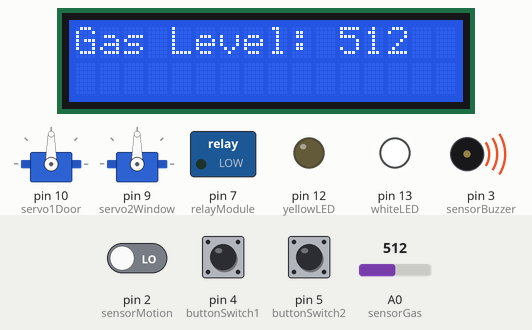
Bench run of a sketch on a simulated Arduino Uno, built with avr-gcc and run on an emulated ATmega328P. Parts: 16×2 character LCD, 2 × servo, switched loads named in the sketch (green lamp = pin HIGH), output pins drawn as LEDs (lit = HIGH), buzzer (waves = sounding). Inputs (shaded band) come from the test bench; at power-on: A0 (sensorGas) = 512, pin 2 (sensorMotion) LOW, pin 4 (buttonSwitch1) HIGH, pin 5 (buttonSwitch2) HIGH.

Above: at 7.2 s.
7.3 s: A0 (sensorGas) set to 360
At 9.2 s:
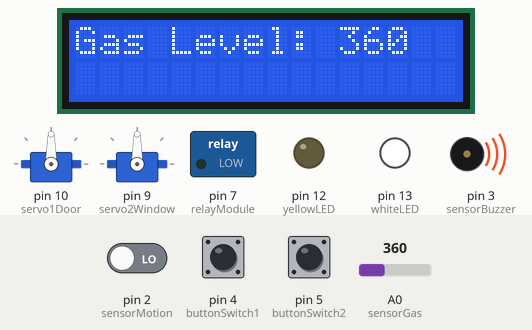
9.6 s: A0 (sensorGas) set to 340
At 12.3 s:
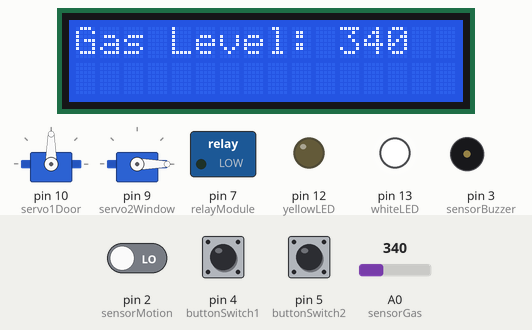
12.6 s: pin 2 (sensorMotion) driven HIGH
At 15.3 s:
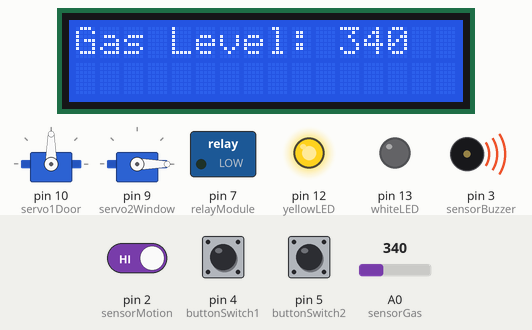
15.7 s: A0 (sensorGas) set to 511
At 18.0 s:
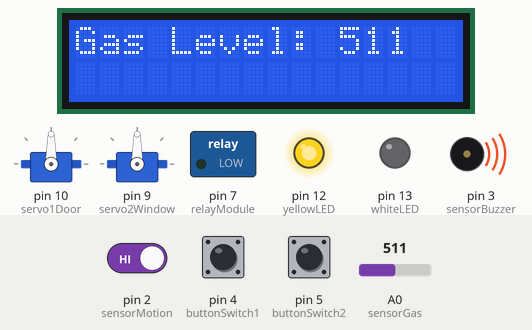
Timing chart, 0 to 19.5 s (numbered marks = the images above; inputs shaded):
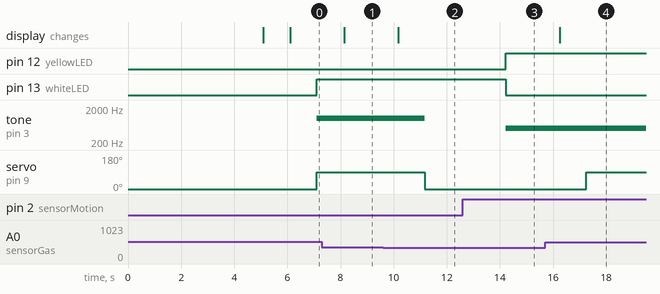

The sketch:

main.ino
```cpp
#include <Wire.h>
#include <Servo.h>
#include <LiquidCrystal_I2C.h>

LiquidCrystal_I2C lcd(0x27, 16, 2); //Location, columns, rows

Servo servo1Door; //Pin 10
Servo servo2Window; //Pin 9

//Analog
const int sensorGas = A0;

//Digital
const int sensorBuzzer = 3;
const int yellowLED = 12;
const int whiteLED = 13;
const int buttonSwitch1 = 4;
const int buttonSwitch2 = 5;
const int relayModule = 7;
const int sensorMotion = 2;
bool isWindowOpen = false;
bool isDoorOpen = false;

void setup() {
  Serial.begin(9600);
  lcd.init();
  lcd.backlight();
  lcd.setCursor(1, 0);
  lcd.print("Welcome, Guest!");
  lcd.setCursor(1, 1);      //setCursor() takes (column, row) NOT vice versa.
  lcd.print("System Prep...");
  delay(5000);
  lcd.clear();

  pinMode(sensorMotion, INPUT);
  pinMode(buttonSwitch1, INPUT_PULLUP);
  pinMode(buttonSwitch2, INPUT_PULLUP);

  pinMode(yellowLED, OUTPUT);
  pinMode(whiteLED, OUTPUT);
  pinMode(relayModule, OUTPUT);
  pinMode(sensorBuzzer, OUTPUT);

  servo1Door.attach(10);
  delay(1000);
  servo2Window.attach(9);

  servo2Window.write(0);
}

void loop(){
  //Get/read current state of all sensors
  int gasValue = analogRead(sensorGas);
  int pin4Butt = digitalRead(buttonSwitch1);
  int pin5Butt = digitalRead(buttonSwitch2);
  int motionSense = digitalRead(sensorMotion);

  //Here I will begin to order sensor logic based on priority and security purposes
  lcd.setCursor(0, 0);    // Dont have to clear the first row since printing something new will replace old characters.
  lcd.print("Gas Level: ");
  lcd.setCursor(11, 0);
  lcd.print(gasValue);
  delay(1000);

  if (gasValue >= 350){
    tone(sensorBuzzer, 1000);   //pin, frequency, duration(removed)
    if (!isWindowOpen){servo2Window.write(90); isWindowOpen = true;}
  }
  else {
    noTone(sensorBuzzer);
    if (isWindowOpen){servo2Window.write(0); isWindowOpen = false;}  //Only move if window is already open.
  }

  if (motionSense == HIGH){
    digitalWrite(whiteLED, LOW);
    digitalWrite(yellowLED, HIGH);

    tone(sensorBuzzer, 500);
  }
  else {
    digitalWrite(yellowLED, LOW);
    digitalWrite(whiteLED, HIGH);

    if(gasValue < 350){noTone(sensorBuzzer);}
  }


}
```

Measured:
- the behaviour switches between 350 and 349 on A0 (sensorGas) (found by bisection; images 1 and 2)
- after the input at 7.3 s, the display: changes after 0.84 s (image 1)
- after the input at 9.6 s, tone on pin 3 (sensorBuzzer): 1000 Hz → silent after 1.6 s; servo on pin 9 (servo2Window): 90° → 0° after 1.6 s; the display: changes after 0.57 s (image 2)
- after the input at 12.6 s, pin 12 (yellowLED): LOW → HIGH after 1.6 s; pin 13 (whiteLED): HIGH → LOW after 1.6 s; tone on pin 3 (sensorBuzzer): silent → 500 Hz after 1.6 s
- after the input at 15.7 s, servo on pin 9 (servo2Window): 0° → 90° after 1.6 s; the display: changes after 0.56 s (image 4)
